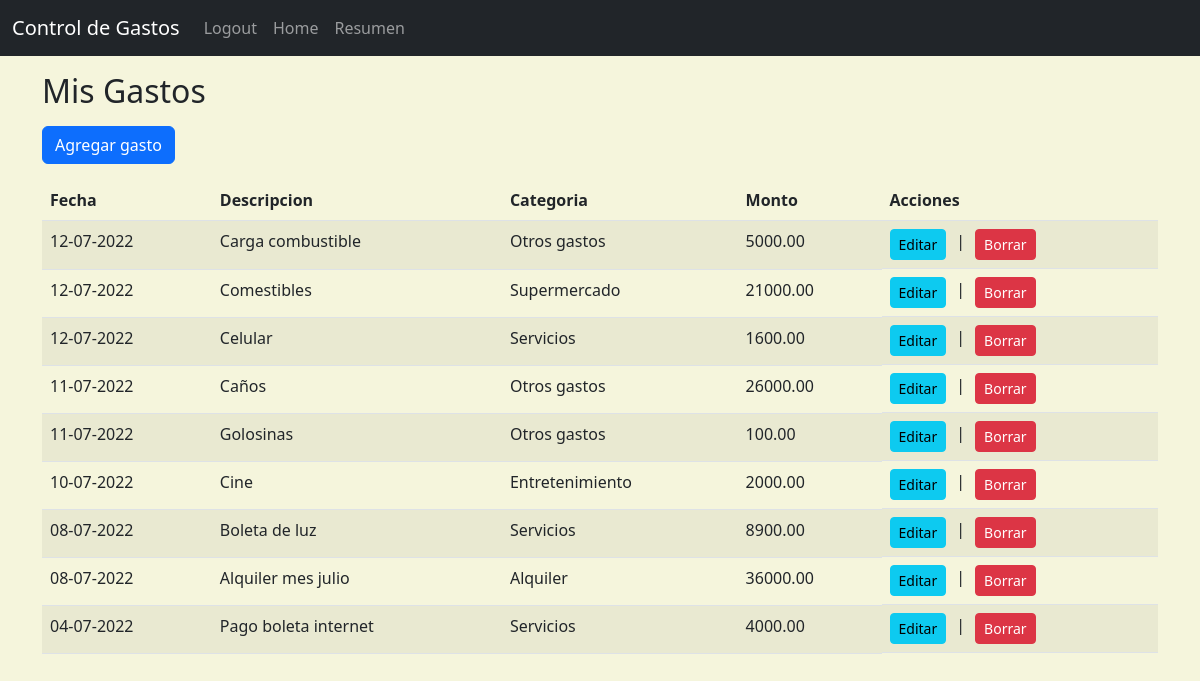
Page / (signed in) on the earlier database version.
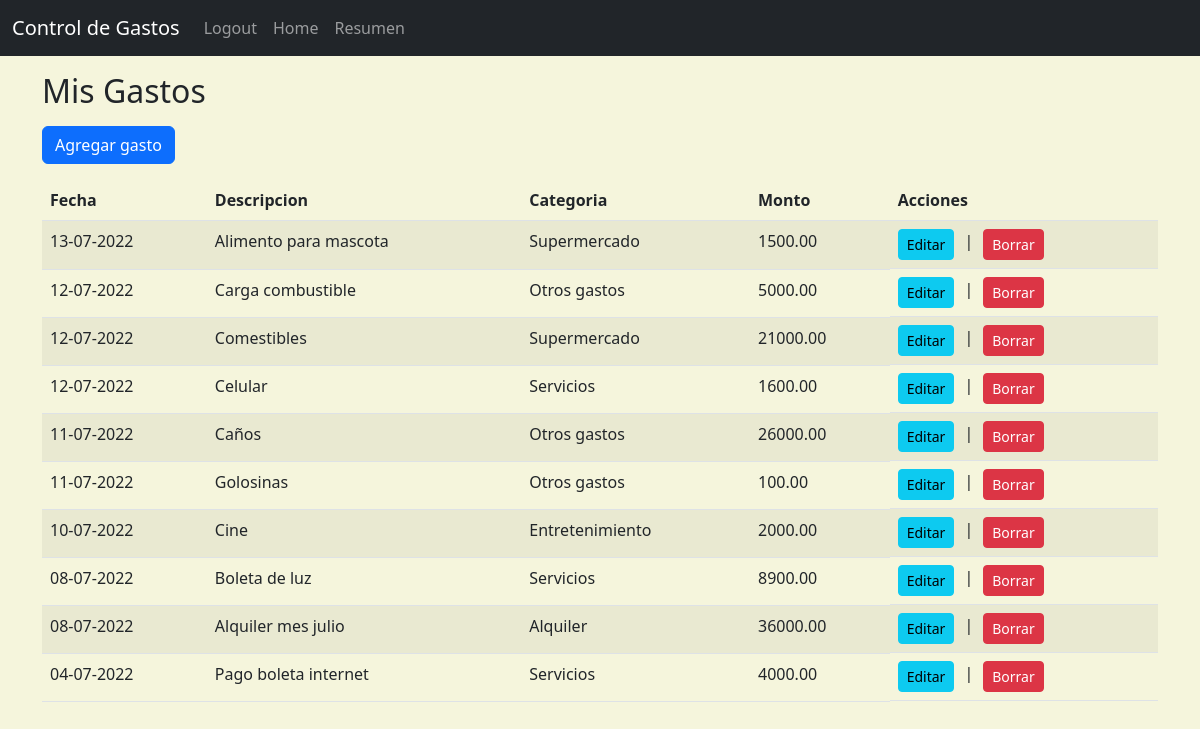
Same page on the later database version.
### website/models.py (models this page shows)
class Spent(db.Model):
    id = db.Column(db.Integer, primary_key=True)
    date = db.Column(db.DateTime(timezone=True), default=func.now())
    description = db.Column(db.String(10000))
    amount = db.Column(db.Numeric(precision=2, scale=None,
                       decimal_return_scale=None, asdecimal=True))
    user_id = db.Column(db.Integer, db.ForeignKey('user.id'), nullable=False)
    category_id = db.Column(db.Integer, db.ForeignKey(
        'category.id'), nullable=False)
    category = db.relationship('Category',
                               backref=db.backref('spents', lazy=True))

class Category(db.Model):
    id = db.Column(db.Integer, primary_key=True)
    description = db.Column(db.String(100))
    def __repr__(self):
        return self.description

### website/views.py (the view)
@views.route('/')
@login_required
def home():
    spents = Spent.query.filter(Spent.user_id == current_user.id)
    spents = spents.order_by(Spent.date.desc())
    return render_template('home.html', user=current_user, spents=spents)

### website/__init__.py (called while the page is built)
def create_app():
    load_dotenv()
    app = Flask(__name__)
    app.config['SECRET_KEY'] = os.getenv("SECRET_KEY")
    app.config['SQLALCHEMY_DATABASE_URI'] = f'sqlite:///{DB_NAME}'
    app.config['SQLALCHEMY_TRACK_MODIFICATIONS'] = False
    db.init_app(app)
    csrf.init_app(app)
    from .views import views
    from .auth import auth
    app.register_blueprint(views, url_prefix='/')
    app.register_blueprint(auth, url_prefix='/')
    from .models import User, Spent, Category
    login_manager = LoginManager()
    login_manager.login_view = 'auth.login'
    login_manager.init_app(app)
    @login_manager.user_loader
    def load_user(id):
        return User.query.get(int(id))
    create_database(app)
    return app

### website/templates/home.html (shortened to what this page needs)
{% extends "base.html" %}
{% block content %}
<h2 class="mb-3 mt-3">Mis Gastos</h2>
<a href="{{url_for('views.new')}}" class="btn btn-primary mb-3"
  >Agregar gasto</a
>
<table class="table table-striped">
  <thead>
    <tr>
      <th>Fecha</th>
      <th>Descripcion</th>
      <th>Categoria</th>
      <th>Monto</th>
      <th>Acciones</th>
    </tr>
  </thead>
  <tbody>
    {% for spent in spents %}
    <tr>
      <td>{{ spent.date.strftime("%d-%m-%Y") }}</td>
      <td>{{ spent.description }}</td>
      <td>{{ spent.category }}</td>
      <td>{{ '%.2f'|format(spent.amount) }}</td>
      <td style="display: flex; gap: 10px">
        <a href="/edit/{{spent.id}}" class="btn btn-info btn-sm">Editar</a>|
        <form action="{{url_for('views.delete', id=spent.id)}}" method="POST">
          <input
            type="submit"
            value="Borrar"
            onclick="return confirm('¿Seguro desea borrar esta entrada?')"
            class="btn btn-danger btn-sm"
          />
        </form>
      </td>
    </tr>
    {% endfor %}
  </tbody>
</table>
{% endblock %}

### website/templates/base.html (shortened to what this page needs)
<!DOCTYPE html>
<html lang="en">
  <head>
    <link
      href="https://cdn.jsdelivr.net/npm/bootstrap@5.2.0-beta1/dist/css/bootstrap.min.css"
      rel="stylesheet"
    />
  </head>
  <body style="background-color: beige">
    <nav class="navbar navbar-expand-lg navbar-dark bg-dark">
      <div class="container-fluid">
        <a class="navbar-brand" href="/">Control de Gastos</a>
        <div class="collapse navbar-collapse" id="navbarSupportedContent">
          <ul class="navbar-nav me-auto mb-2 mb-lg-0">
            {% if not user.is_authenticated %}
            <li class="nav-item">
              <a class="nav-link" aria-current="page" id="login" href="/login"
                >Login</a
              >
            </li>
            <li class="nav-item">
              <a class="nav-link" id="signUp" href="/sign-up">Sign Up</a>
            </li>
            {% else %}
            <li class="nav-item">
              <a class="nav-link" id="logout" href="/logout">Logout</a>
            </li>
            <li class="nav-item">
              <a class="nav-link" id="home" href="/">Home</a>
            </li>
            <li class="nav-item">
              <a
                href="{{url_for('views.resumen')}}"
                id="resumen"
                class="nav-link"
                >Resumen</a
              >
            </li>
            {% endif %}
          </ul>
        </div>
      </div>
    </nav>
    <div class="container">{% block content %} {% endblock %}</div>
  </body>
</html>

Differences in the rows shown:
added Spent: date "13-07-2022", description "Alimento para mascota", category "Supermercado", amount "1500.00"
